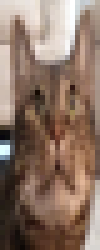
#> input picture Chapter 21 Making Graphs and Manipulating Images/tile maker/zophie.png, 20 x 50 px (shown 5 times larger); its folder holds 2 pictures in this run
$ python tileMaker.py
#> lines starting #> are read from the running program, lines starting #| are printed output that depends on the picture
#Chapter 21 of Automate the Boring Stuff by Al Sweigart
#https://automatetheboringstuff.com/3e/chapter21.html

from PIL import Image, ImageOps
import random

#creates a mirrored tile pattern:
#center tiles are inverted
#left side uses alternating transformations
#right side mirrors the left side
def make_tile(image_name, horizontal_length, vertical_length):
#> called with image_name = 'zophie.png', horizontal_length = 15, vertical_length = 10
    base_im = Image.open(image_name)
#> base_im is the input picture: PIL image 20x50 RGB; mean R, G, B 139.2, 115.2, 100.8
    width, height = base_im.size
#> width = 20; height = 50
    #create a blank image in the size of the horizontal and vertical lengths
    tiled_im = Image.new('RGBA', (int(width*horizontal_length), int(height*vertical_length)))
#> tiled_im: PIL image 300x500 RGBA; every value is 0

    #determine the center columns:
    #odd widths have one center tile, even widths have two center tiles
    if horizontal_length % 2:
        center_indices = {horizontal_length // 2}
    else:
        center_indices = {
            horizontal_length // 2 - 1,
            horizontal_length // 2,
    }

    middle = horizontal_length // 2

    for index, left in enumerate(range(0, tiled_im.width, width)):
        for top in range(0, tiled_im.height, height):
            #work on a copy so that the original image isn't modified
            copy_im = base_im.copy()

            #apply special treatment to the center tiles
            if index in center_indices:
                copy_im = ImageOps.invert(copy_im)

            #left half: create a pattern that the right half wil mirror
            if index < middle:
                if index == 0:
                    pass  # original
                elif index % 2 == 1:
                    choice = random.randint(0, 1)
                    if choice == 0:
                        copy_im = copy_im.rotate(180)
                    else:
                        copy_im = copy_im.transpose(Image.FLIP_TOP_BOTTOM)
                else:
                    pass

            #right half: outermost tile becomes a horizontal flip
            else:
                #find the matching tile on the left side
                mirrored_left = horizontal_length - 1 - index
                if mirrored_left == 0:
                    copy_im = copy_im.transpose(Image.FLIP_LEFT_RIGHT)
                elif mirrored_left % 2 == 1:
                    choice = random.randint(0, 1)
                    if choice == 0:
                        copy_im = copy_im.rotate(180)
                    else:
                        copy_im = copy_im.transpose(Image.FLIP_TOP_BOTTOM)
                else:
                    copy_im = copy_im.transpose(Image.FLIP_LEFT_RIGHT)

            #place the transformed tile into the final image
            tiled_im.paste(copy_im, (left, top))
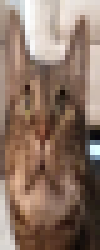
#> copy_im: PIL image 20x50 RGB (shown 5 times larger); mean R, G, B 139.2, 115.2, 100.8
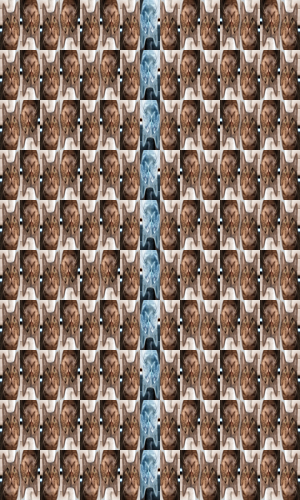
#> tiled_im: PIL image 300x500 RGBA; mean R, G, B, A 137.6, 116.8, 104.3, 255

    name = f'tiled{horizontal_length}.png'
    tiled_im.save(name)

file_name = 'zophie.png'
make_tile(file_name, 15, 10)
